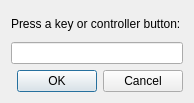
<?xml version="1.0" encoding="UTF-8"?>
<ui version="4.0">
 <class>HotKeySetupDlg</class>
 <widget class="QDialog" name="HotKeySetupDlg">
  <property name="windowModality">
   <enum>Qt::ApplicationModal</enum>
  </property>
  <property name="geometry">
   <rect>
    <x>0</x>
    <y>0</y>
    <width>194</width>
    <height>103</height>
   </rect>
  </property>
  <property name="windowTitle">
   <string>Set HotKey</string>
  </property>
  <layout class="QVBoxLayout" name="verticalLayout">
   <item>
    <layout class="QVBoxLayout" name="mainLayout">
     <item>
      <widget class="QLabel" name="label">
       <property name="text">
        <string>Press a key or controller button:</string>
       </property>
      </widget>
     </item>
     <item>
      <widget class="myLineEdit" name="lineEdit"/>
     </item>
    </layout>
   </item>
   <item>
    <widget class="QDialogButtonBox" name="buttonBox">
     <property name="orientation">
      <enum>Qt::Horizontal</enum>
     </property>
     <property name="standardButtons">
      <set>QDialogButtonBox::Cancel|QDialogButtonBox::Ok</set>
     </property>
    </widget>
   </item>
  </layout>
 </widget>
 <customwidgets>
  <customwidget>
   <class>myLineEdit</class>
   <extends>QLineEdit</extends>
   <header>../mickey/my_line_edit.h</header>
  </customwidget>
 </customwidgets>
 <resources/>
 <connections>
  <connection>
   <sender>buttonBox</sender>
   <signal>accepted()</signal>
   <receiver>HotKeySetupDlg</receiver>
   <slot>accept()</slot>
   <hints>
    <hint type="sourcelabel">
     <x>248</x>
     <y>254</y>
    </hint>
    <hint type="destinationlabel">
     <x>157</x>
     <y>274</y>
    </hint>
   </hints>
  </connection>
  <connection>
   <sender>buttonBox</sender>
   <signal>rejected()</signal>
   <receiver>HotKeySetupDlg</receiver>
   <slot>reject()</slot>
   <hints>
    <hint type="sourcelabel">
     <x>316</x>
     <y>260</y>
    </hint>
    <hint type="destinationlabel">
     <x>286</x>
     <y>274</y>
    </hint>
   </hints>
  </connection>
 </connections>
</ui>
